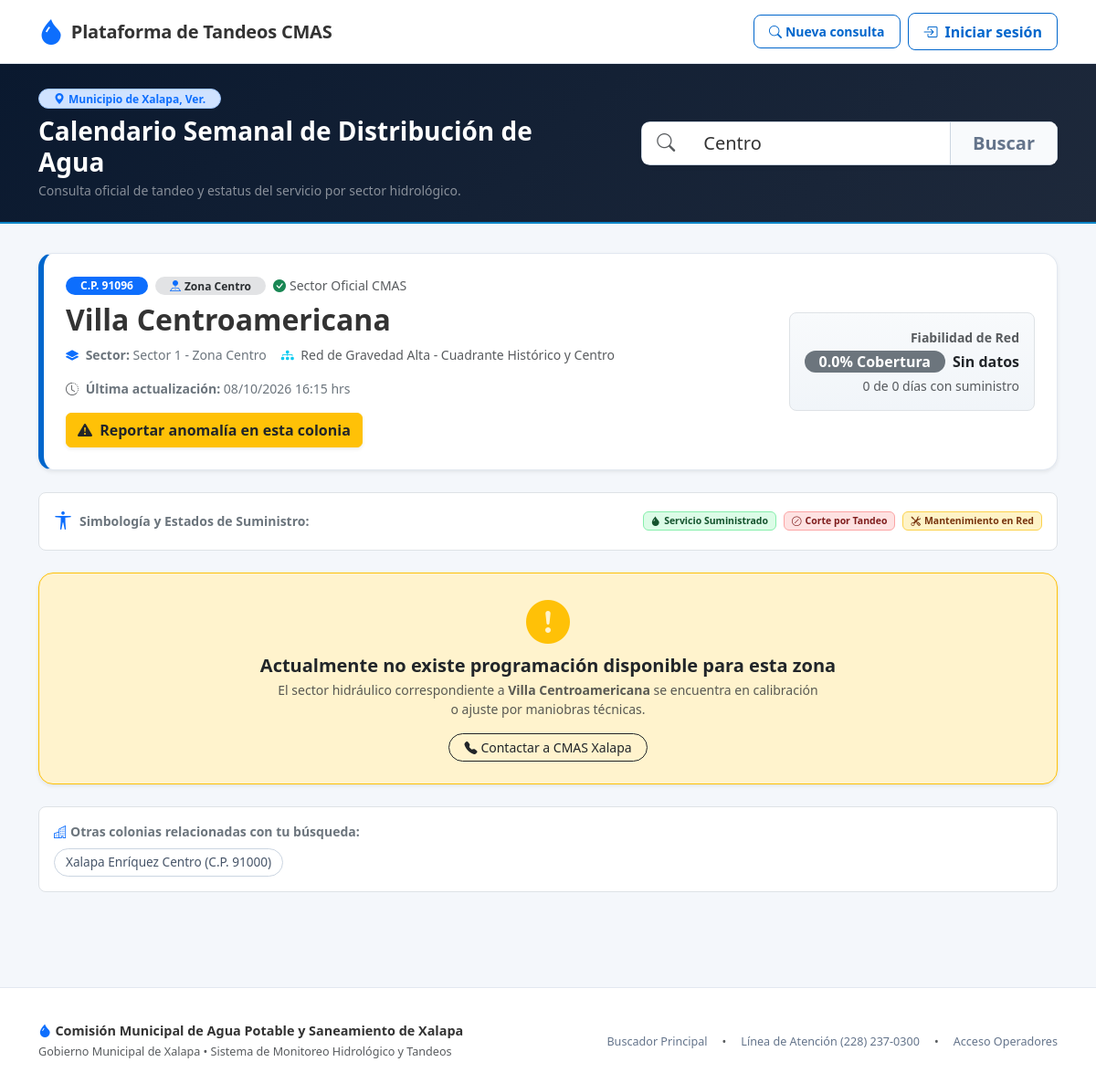
Page /consulta?q=Centro on the committed database.
### tables this page shows
CREATE TABLE colonias (
    id_colonia INTEGER PRIMARY KEY AUTOINCREMENT,
    nombre TEXT NOT NULL,
    codigo_postal TEXT NOT NULL,
    id_sector INTEGER,
    zona TEXT,
    FOREIGN KEY (id_sector) REFERENCES sectores(id_sector) ON UPDATE CASCADE ON DELETE RESTRICT
);

CREATE TABLE sectores (
    id_sector INTEGER PRIMARY KEY AUTOINCREMENT,
    nombre TEXT NOT NULL UNIQUE,
    descripcion TEXT
);

### app/routes/consulta_routes.py (the view, shortened to what this page needs)
@consulta_bp.route("/consulta", methods=["GET"])
def vista_calendario():
    termino = sanitizar_cadena(request.args.get("q", ""))
    sugerencias_default = [
        {"nombre": "Centro", "cp": "91000"},
        {"nombre": "Las Ánimas", "cp": "91190"},
        {"nombre": "Coapexpan", "cp": "91070"},
        {"nombre": "C.P. 91000", "cp": "91000"},
        {"nombre": "C.P. 91070", "cp": "91070"},
    ]
    if len(termino) > 100:
        termino = termino[:100]
    service = _get_service()
    resultado = service.consultar_por_termino(termino)
    return render_template(
        "public/calendario.html",
        resultado=resultado,
        q=termino,
        colonia=resultado.get("colonia"),
        sector=resultado.get("sector"),
        programacion=resultado.get("programacion", []),
        coincidencias=resultado.get("coincidencias", []),
        fiabilidad=resultado.get("fiabilidad"),
        ultima_actualizacion=resultado.get("ultima_actualizacion"),
        sugerencias=sugerencias_default,
    ), 200

### app/templates/public/calendario.html (shortened to what this page needs)
{% extends "base.html" %}
{% block navbar_extra %}
<a href="/" class="btn btn-sm btn-outline-cmas d-inline-flex align-items-center gap-1">
  <i class="bi bi-search" aria-hidden="true"></i>
  <span>Nueva consulta</span>
</a>
{% endblock %}
{% block content %}
<section class="cmas-search-hero-dark py-4 text-white">
  <div class="container">
    <div class="row align-items-center justify-content-between g-3">
      <div class="col-lg-6">
        <span class="badge bg-primary-subtle text-primary border border-primary-subtle rounded-pill px-3 py-1 small fw-semibold mb-2">
          <i class="bi bi-geo-alt-fill me-1"></i>Municipio de Xalapa, Ver.
        </span>
        <h1 class="h3 fw-bold mb-1 text-white">
          Calendario Semanal de Distribución de Agua
        </h1>
        <p class="text-white-50 small mb-0">
          Consulta oficial de tandeo y estatus del servicio por sector hidrológico.
        </p>
      </div>
      <div class="col-lg-5">
        <form action="{{ url_for('consulta.vista_calendario') }}" method="GET" class="search-form-consulta" role="search" id="formBuscarCalendario">
          <div class="input-group input-group-lg shadow-sm">
            <span class="input-group-text bg-white border-end-0 text-muted ps-3">
              <i class="bi bi-search" aria-hidden="true"></i>
            </span>
            <input
              type="search"
              name="q"
              id="inputBuscarCalendario"
              class="form-control border-start-0 border-end-0"
              placeholder="Colonia o Código Postal (5 dígitos)..."
              value="{{ q }}"
              required
              minlength="2"
              autocomplete="off"
              aria-label="Buscar colonia o código postal">
            <button class="btn btn-cmas-primary px-4 fw-semibold" type="submit" id="btnBuscarCalendario">
              Buscar
            </button>
          </div>
        </form>
      </div>
    </div>
  </div>
</section>
<div class="container py-4 my-2">
  {% if resultado and not resultado.encontrado %}
    <div class="cmas-empty-state-card mx-auto text-center p-4 p-md-5 my-3 shadow-sm">
      <div class="empty-icon-wrapper mb-3 text-warning">
        <i class="bi bi-exclamation-triangle-fill display-4" aria-hidden="true"></i>
      </div>
      <h2 class="h4 fw-bold text-cmas-dark mb-2">
        {% if not resultado.success %}
          Parámetro de búsqueda no válido
        {% else %}
          No encontramos esa colonia
        {% endif %}
      </h2>
      <p class="text-muted max-w-500 mx-auto mb-4">
        {{ resultado.mensaje }}
      </p>
      <div class="bg-light border rounded-3 p-3 text-start max-w-600 mx-auto mb-4">
        <div class="fw-bold text-dark mb-2 small d-flex align-items-center gap-1">
          <i class="bi bi-lightbulb-fill text-warning"></i>
          <span>Recomendaciones para una búsqueda exitosa:</span>
        </div>
        <ul class="mb-0 text-secondary small ps-3">
          <li>Si buscas por <strong>Código Postal</strong>, introduce los 5 dígitos exactos (ej. <strong>91000</strong>, <strong>91070</strong>, <strong>91190</strong>).</li>
          <li>Escribe únicamente el nombre de la colonia, sin prefijos como "Col.", "Fraccionamiento" o "Unidad Habitacional".</li>
          <li>Puedes hacer clic en alguna de las colonias más consultadas a continuación:</li>
        </ul>
      </div>
      <div class="d-flex flex-wrap justify-content-center gap-2 mb-4" aria-label="Colonias sugeridas">
        <span class="align-self-center small text-muted me-1">Sugerencias:</span>
        {% for sug in sugerencias %}
          <a href="{{ url_for('consulta.vista_calendario', q=sug.nombre) }}" class="btn btn-outline-secondary btn-sm rounded-pill px-3">
            <i class="bi bi-geo-alt me-1 text-primary" aria-hidden="true"></i>{{ sug.nombre }}
          </a>
        {% endfor %}
      </div>
      <div class="pt-2 border-top">
        <span class="small text-muted d-block mb-2">¿Tu colonia no aparece o experimentas desabasto fuera de rol?</span>
        <div class="d-flex flex-wrap justify-content-center gap-2">
          <a href="{{ url_for('reportes.form_reportar') }}" class="btn btn-danger-subtle text-danger-emphasis border border-danger-subtle px-3 py-2 rounded-pill fw-semibold small d-inline-flex align-items-center gap-2">
            <i class="bi bi-megaphone-fill" aria-hidden="true"></i>
            <span>Reportar anomalía</span>
          </a>
          <a href="tel:2282370300" class="btn btn-outline-secondary px-3 py-2 rounded-pill fw-semibold small d-inline-flex align-items-center gap-2">
            <i class="bi bi-telephone-fill" aria-hidden="true"></i>
            <span>Teléfono CMAS: (228) 237-0300</span>
          </a>
        </div>
      </div>
    </div>
  {% elif colonia %}
    <div class="cmas-info-card shadow-sm p-4 mb-4">
      <div class="row align-items-center g-3">
        <div class="col-lg-8">
          <div class="d-flex flex-wrap align-items-center gap-2 mb-2">
            <span class="badge bg-primary px-3 py-1 rounded-pill fw-bold">
              C.P. {{ colonia.codigo_postal }}
            </span>
            <span class="badge bg-secondary-subtle text-secondary-emphasis rounded-pill px-3 py-1">
              <i class="bi bi-pin-map-fill me-1 text-primary"></i>{{ colonia.zona or 'Zona Metropolitana' }}
            </span>
            <span class="text-muted small">
              <i class="bi bi-check-circle-fill text-success me-1"></i>Sector Oficial CMAS
            </span>
          </div>
          <h2 class="h2 fw-bold text-cmas-dark mb-1">
            <span>{{ colonia.nombre or colonia.nombre_colonia }}</span>
          </h2>
          <div class="text-secondary small d-flex flex-wrap align-items-center gap-3 mt-2">
            <div>
              <i class="bi bi-layers-fill text-primary me-1"></i>
              <strong>Sector:</strong> {{ sector.nombre or sector.nombre_sector if sector else 'Sector General' }}
            </div>
            {% if sector and (sector.descripcion or sector.red_hidraulica) %}
              <div class="text-muted">
                <i class="bi bi-diagram-3-fill text-info me-1"></i>
                <span>{{ sector.descripcion or sector.red_hidraulica }}</span>
              </div>
            {% endif %}
            <div>
              <i class="bi bi-clock-history text-muted me-1"></i>
              <span><strong>Última actualización:</strong> {{ ultima_actualizacion }}</span>
            </div>
          </div>
          <div class="mt-3">
            <a href="{{ url_for('reportes.form_reportar', colonia_id=colonia.id_colonia) }}" class="btn btn-warning fw-bold text-dark shadow-sm">
              <i class="bi bi-exclamation-triangle-fill me-1"></i> Reportar anomalía en esta colonia
            </a>
          </div>
        </div>
        <div class="col-lg-4 text-lg-end">
          {% if fiabilidad %}
            <div class="fiabilidad-box p-3 rounded-3 border bg-light text-start text-lg-end d-inline-block">
              <div class="small text-muted fw-semibold mb-1">Fiabilidad de Red</div>
              <div class="d-flex align-items-center justify-content-lg-end gap-2 mb-1">
                <span class="badge bg-{{ fiabilidad.badge_clase }} fs-6 px-3 py-1 rounded-pill">
                  {{ fiabilidad.porcentaje_cobertura }}% Cobertura
                </span>
                <span class="fw-bold text-dark">{{ fiabilidad.nivel_estabilidad }}</span>
              </div>
              <div class="text-muted small">
                {{ fiabilidad.dias_servicio }} de {{ fiabilidad.total_dias }} días con suministro
              </div>
            </div>
          {% endif %}
        </div>
      </div>
    </div>
    <div class="accessibility-legend-bar p-3 mb-4 rounded-3 border bg-white d-flex flex-wrap align-items-center justify-content-between gap-3 shadow-xs">
      <div class="d-flex align-items-center gap-2 small fw-semibold text-secondary">
        <i class="bi bi-universal-access fs-5 text-primary" aria-hidden="true"></i>
        <span>Simbología y Estados de Suministro:</span>
      </div>
      <div class="d-flex flex-wrap gap-2 small">
        <span class="badge badge-status-activo px-2 py-1">
          <i class="bi bi-droplet-fill me-1" aria-hidden="true"></i>Servicio Suministrado
        </span>
        <span class="badge badge-status-suspendido px-2 py-1">
          <i class="bi bi-slash-circle me-1" aria-hidden="true"></i>Corte por Tandeo
        </span>
        <span class="badge badge-status-mantenimiento px-2 py-1">
          <i class="bi bi-tools me-1" aria-hidden="true"></i>Mantenimiento en Red
        </span>
      </div>
    </div>
    {% if not programacion or programacion|length == 0 %}
      <div class="alert alert-warning border-warning p-4 rounded-4 shadow-sm text-center my-4" role="status">
        <i class="bi bi-exclamation-circle-fill text-warning display-5 mb-2" aria-hidden="true"></i>
        <h3 class="h5 fw-bold text-dark mt-2 mb-1">
          Actualmente no existe programación disponible para esta zona
        </h3>
        <p class="text-muted small max-w-600 mx-auto mb-3">
          El sector hidráulico correspondiente a <strong>{{ colonia.nombre or colonia.nombre_colonia }}</strong> se encuentra en calibración o ajuste por maniobras técnicas.
        </p>
        <a href="tel:2282370300" class="btn btn-outline-dark btn-sm rounded-pill px-3">
          <i class="bi bi-telephone-fill me-1"></i>Contactar a CMAS Xalapa
        </a>
      </div>
    {% endif %}
    {% if coincidencias and coincidencias|length > 1 %}
      <div class="cmas-coincidencias-box p-3 bg-white rounded-3 border mb-4 shadow-xs">
        <div class="small fw-bold text-secondary mb-2">
          <i class="bi bi-buildings me-1 text-primary"></i>Otras colonias relacionadas con tu búsqueda:
        </div>
        <div class="d-flex flex-wrap gap-2">
          {% for c in coincidencias %}
            {% if (c.id_colonia != colonia.id_colonia) %}
              <a href="{{ url_for('consulta.vista_calendario', q=c.nombre or c.nombre_colonia) }}" class="btn btn-suggestion-tag">
                {{ c.nombre or c.nombre_colonia }} (C.P. {{ c.codigo_postal }})
              </a>
            {% endif %}
          {% endfor %}
        </div>
      </div>
    {% endif %}
  {% endif %}
</div>
<footer class="cmas-footer mt-5" role="contentinfo">
  <div class="container">
    <div class="row align-items-center g-3">
      <div class="col-md-6 text-center text-md-start">
        <p class="mb-1 fw-semibold text-cmas-dark">
          <i class="bi bi-droplet-fill text-primary me-1"></i>Comisión Municipal de Agua Potable y Saneamiento de Xalapa
        </p>
        <p class="mb-0 text-muted small">
          Gobierno Municipal de Xalapa • Sistema de Monitoreo Hidrológico y Tandeos
        </p>
      </div>
      <div class="col-md-6 text-center text-md-end">
        <div class="d-inline-flex gap-3 small">
          <a href="/" class="footer-link">Buscador Principal</a>
          <span class="text-muted">•</span>
          <a href="tel:2282370300" class="footer-link">Línea de Atención (228) 237-0300</a>
          <span class="text-muted">•</span>
          <a href="{{ url_for('auth.login_form') }}" class="footer-link">Acceso Operadores</a>
        </div>
      </div>
    </div>
  </div>
</footer>
{% endblock %}

### rows in the picture
colonias: codigo_postal "91096", zona "Zona Centro", nombre "Villa Centroamericana"
sectores: nombre "Sector 1 - Zona Centro", descripcion "Red de Gravedad Alta - Cuadrante Histórico y Centro"
colonias: nombre "Xalapa Enríquez Centro", codigo_postal "91000"

### other values in the picture
{{ ultima_actualizacion }} "08/10/2026 16:15 hrs"
{{ fiabilidad.porcentaje_cobertura }} "0.0"
{{ fiabilidad.nivel_estabilidad }} "Sin datos"
{{ fiabilidad.dias_servicio }} "0"
{{ fiabilidad.total_dias }} "0"
